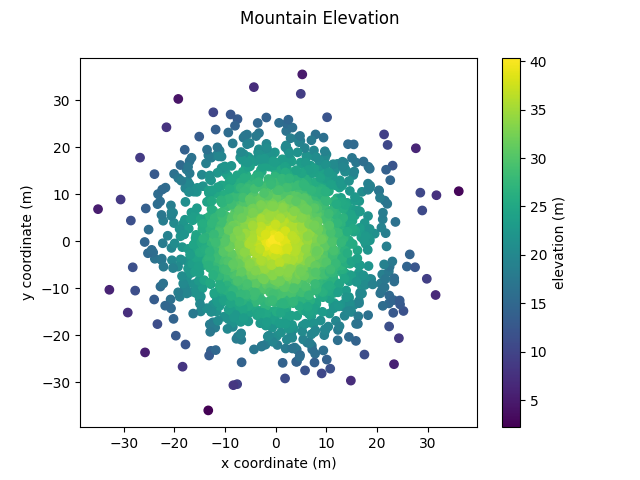

Python code for this plot:
#!/usr/bin/env python3
import numpy as np
import matplotlib.pyplot as plt

np.random.seed(5)

x = np.random.randn(2000) * 10
y = np.random.randn(2000) * 10
z = np.random.rand(2000) + 40 - np.sqrt(np.square(x) + np.square(y))

sc = plt.scatter(x, y, c=z)
plt.suptitle("Mountain Elevation")
plt.xlabel('x coordinate (m)')
plt.ylabel('y coordinate (m)')
plt.colorbar(sc, label='elevation (m)')
plt.savefig("100-gradient.png")